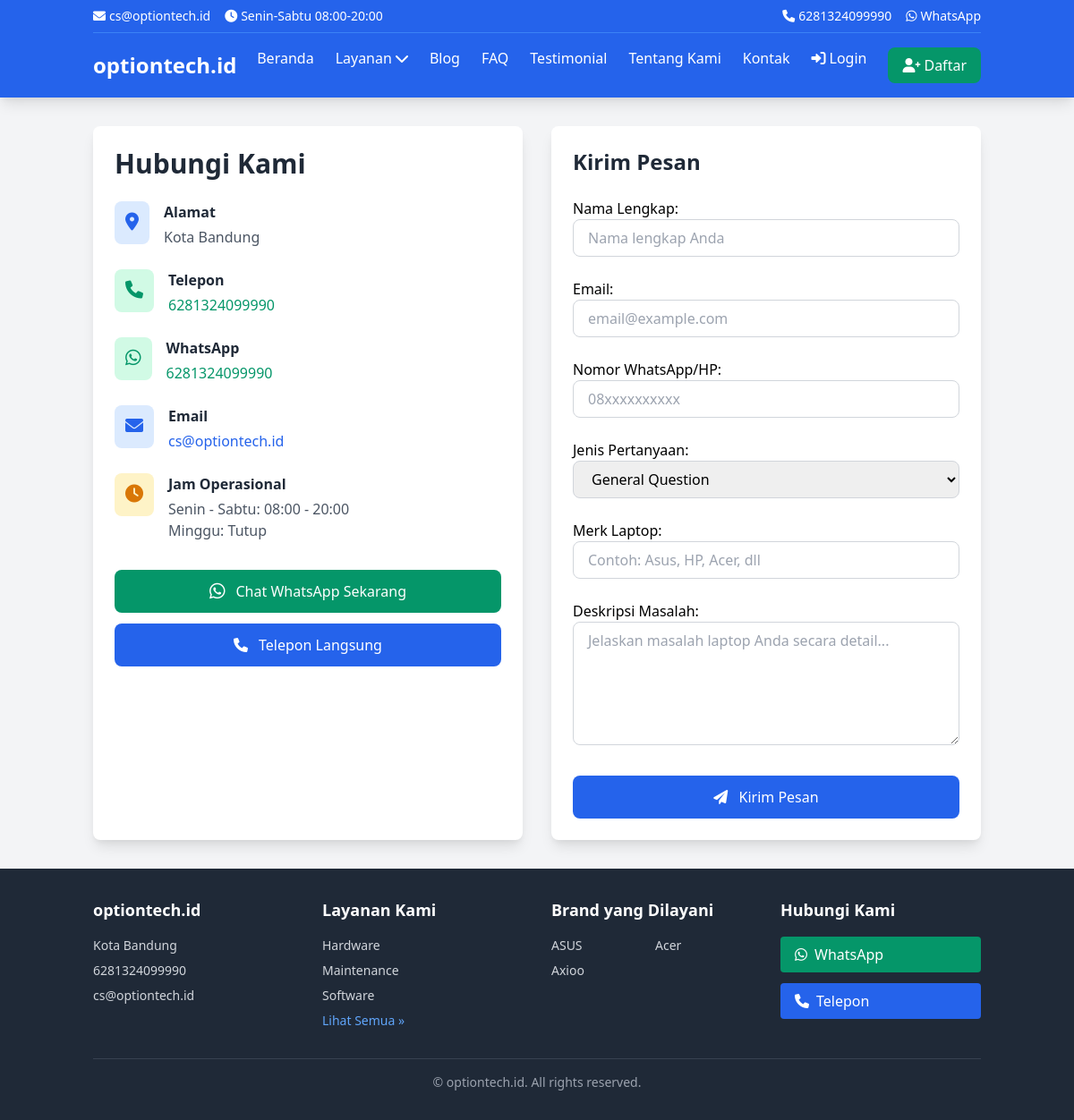
Before: /kontak/ with the older database file.
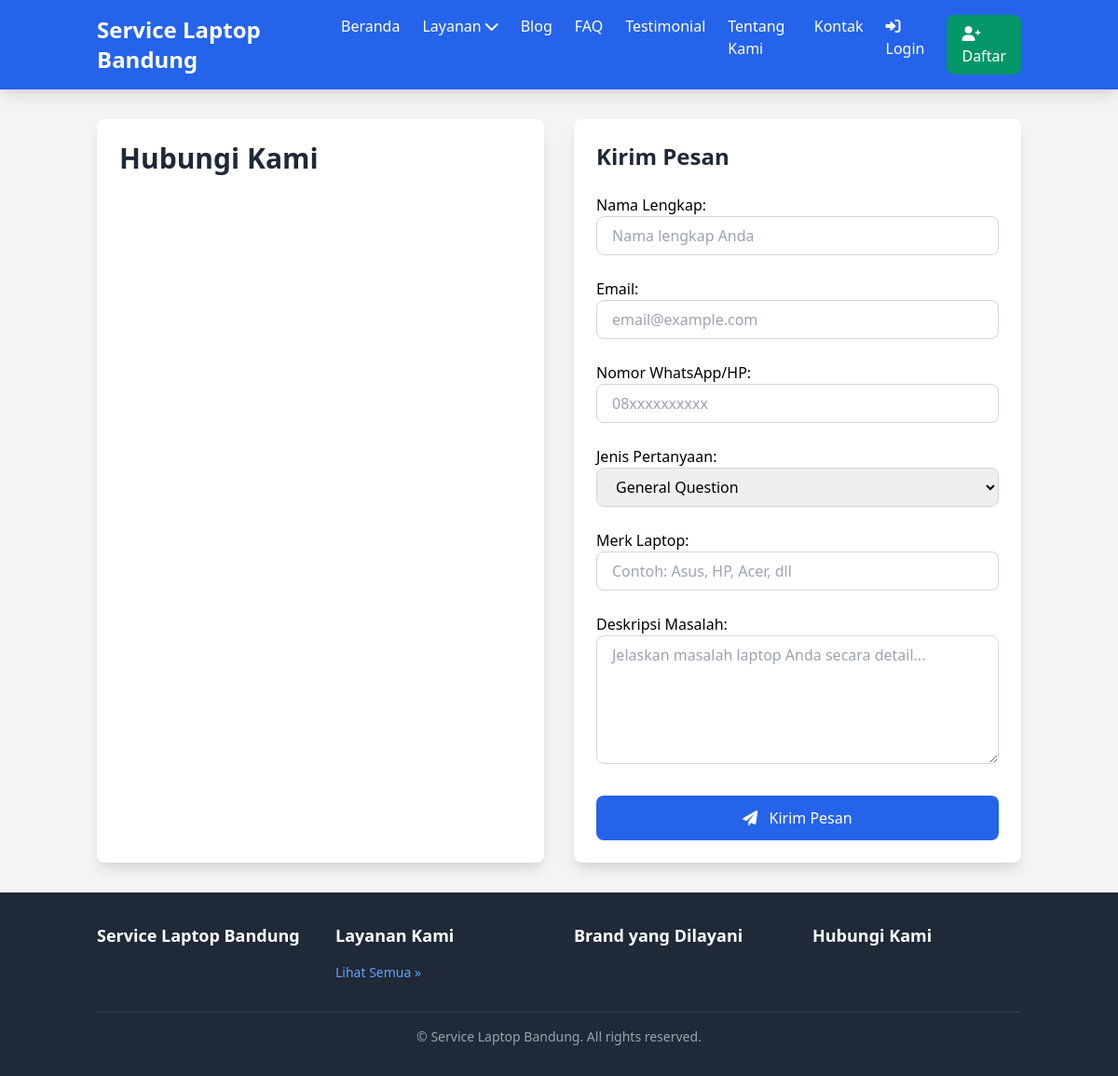
After: the same page with the newer database file.
### core/models.py (models this page shows, shortened)
class TimeStampedModel(models.Model):
    created_at = models.DateTimeField(auto_now_add=True)  # Otomatis diisi saat create
    updated_at = models.DateTimeField(auto_now=True)  # Otomatis diisi saat update
    class Meta:
        abstract = True  # Model ini tidak akan jadi tabel, hanya template

class BusinessInfo(TimeStampedModel):
    business_name = models.CharField(max_length=255)  # Nama bisnis
    address = models.TextField()  # Alamat (text panjang)
    phone = models.CharField(max_length=20)  # Nomor telepon
    email = models.EmailField()  # Email (validasi otomatis)
    whatsapp = models.CharField(max_length=20)  # WhatsApp
    class Meta:
        verbose_name = "Business Information"  # Nama di admin
        verbose_name_plural = "Business Information"  # Nama plural di admin

class LaptopBrand(TimeStampedModel):
    name = models.CharField(max_length=100)  # Nama brand
    slug = models.SlugField(unique=True)  # URL-friendly name
    logo = models.ImageField(  # Upload gambar logo
        upload_to='brands/',  # Folder penyimpanan
        blank=True,  # Boleh kosong
        null=True  # Boleh NULL di database
    )
    is_supported = models.BooleanField(default=True)  # Apakah masih didukung
    class Meta:
        ordering = ['name']  # Urutan default A-Z

### services/models.py (models this page shows, shortened)
class ServiceCategory(TimeStampedModel):
    name = models.CharField(max_length=100)
    slug = models.SlugField(unique=True, blank=True)
    description = models.TextField(blank=True)
    icon = models.CharField(max_length=255, blank=True)
    order = models.IntegerField(default=0, help_text="Urutan tampil")
    class Meta:
        ordering = ['order', 'name']
        verbose_name = "Service Category"
        verbose_name_plural = "Service Categories"

### content/views.py (the view)
# urls.py: path('kontak/', views.contact_view, name='contact'),
def contact_view(request):
    if request.method == 'POST':
        form = ContactForm(request.POST)
        if form.is_valid():
            submission = form.save()
            messages.success(request, 'Pesan Anda berhasil dikirim! Kami akan segera menghubungi Anda.')
            return JsonResponse({
                'success': True,
                'message': 'Pesan berhasil dikirim!'
            })
        else:
            return JsonResponse({
                'success': False,
                'errors': form.errors
            })
    else:
        form = ContactForm()
    context = {
        'form': form,
        'page_title': 'Kontak Kami - Service Laptop Bandung',
        'meta_description': 'Hubungi service laptop terpercaya di Bandung. Konsultasi gratis, respons cepat, layanan pickup & delivery tersedia.'
    }
    return render(request, 'content/contact.html', context)

### core/context_processors.py (called while the page is built)
def business_info(request):
    try:
        business = BusinessInfo.objects.first()
        return {'business_info': business}
    except BusinessInfo.DoesNotExist:
        return {'business_info': None}

def navigation_data(request):
    return {
        'nav_service_categories': ServiceCategory.objects.all()[:5],
        'nav_brands': LaptopBrand.objects.filter(is_supported=True)[:8]
    }

### templates/content/contact.html (shortened to what the changed rows need)
{% extends 'base.html' %}
{% load static %}
{% block content %}
<div class="grid lg:grid-cols-2 gap-8">
    <div class="bg-white rounded-lg shadow-lg p-6">
        <h1 class="text-3xl font-bold text-gray-800 mb-6">Hubungi Kami</h1>
        {% if business_info %}
        <div class="space-y-6 mb-8">
            <div class="flex items-start">
                <div class="bg-blue-100 p-3 rounded-lg mr-4">
                    <i class="fas fa-map-marker-alt text-blue-600 text-xl"></i>
                </div>
                <div>
                    <h3 class="font-semibold text-gray-800 mb-1">Alamat</h3>
                    <p class="text-gray-600">{{ business_info.address }}</p>
                </div>
            </div>
            <div class="flex items-start">
                <div class="bg-green-100 p-3 rounded-lg mr-4">
                    <i class="fas fa-phone text-green-600 text-xl"></i>
                </div>
                <div>
                    <h3 class="font-semibold text-gray-800 mb-1">Telepon</h3>
                    <a href="tel:{{ business_info.phone }}"
                       class="text-green-600 hover:underline">{{ business_info.phone }}</a>
                </div>
            </div>
            <div class="flex items-start">
                <div class="bg-green-100 p-3 rounded-lg mr-4">
                    <i class="fab fa-whatsapp text-green-600 text-xl"></i>
                </div>
                <div>
                    <h3 class="font-semibold text-gray-800 mb-1">WhatsApp</h3>
                    <a href="https://wa.me/{{ business_info.whatsapp }}"
                       target="_blank"
                       class="text-green-600 hover:underline">{{ business_info.whatsapp }}</a>
                </div>
            </div>
            <div class="flex items-start">
                <div class="bg-blue-100 p-3 rounded-lg mr-4">
                    <i class="fas fa-envelope text-blue-600 text-xl"></i>
                </div>
                <div>
                    <h3 class="font-semibold text-gray-800 mb-1">Email</h3>
                    <a href="mailto:{{ business_info.email }}"
                       class="text-blue-600 hover:underline">{{ business_info.email }}</a>
                </div>
            </div>
            <div class="flex items-start">
                <div class="bg-yellow-100 p-3 rounded-lg mr-4">
                    <i class="fas fa-clock text-yellow-600 text-xl"></i>
                </div>
                <div>
                    <h3 class="font-semibold text-gray-800 mb-1">Jam Operasional</h3>
                    <p class="text-gray-600">Senin - Sabtu: 08:00 - 20:00</p>
                    <p class="text-gray-600">Minggu: Tutup</p>
                </div>
            </div>
        </div>
        {% endif %}
        <div class="space-y-3">
            {% if business_info %}
            <a href="https://wa.me/{{ business_info.whatsapp }}"
               target="_blank"
               class="flex items-center justify-center w-full px-6 py-3 bg-green-600 text-white rounded-lg hover:bg-green-700 transition-colors">
                <i class="fab fa-whatsapp mr-3 text-xl"></i>
                Chat WhatsApp Sekarang
            </a>
            <a href="tel:{{ business_info.phone }}"
               class="flex items-center justify-center w-full px-6 py-3 bg-blue-600 text-white rounded-lg hover:bg-blue-700 transition-colors">
                <i class="fas fa-phone mr-3"></i>
                Telepon Langsung
            </a>
            {% endif %}
        </div>
    </div>
    <div class="bg-white rounded-lg shadow-lg p-6">
        <h2 class="text-2xl font-bold text-gray-800 mb-6">Kirim Pesan</h2>
    </div>
</div>
{% endblock %}

### templates/base.html (shortened to what the changed rows need)
<!DOCTYPE html>
<html lang="id">
<head>
    {% block og_image %}{% load static %}{{ request.scheme }}://{{ request.get_host }}{% static 'img/logo-og.jpg' %}{% endblock %}">
    {% load schema_tags %}
    {% load static %}
    <link href="https://cdn.jsdelivr.net/npm/tailwindcss@2.2.19/dist/tailwind.min.css" rel="stylesheet">
    <link rel="stylesheet" href="https://cdnjs.cloudflare.com/ajax/libs/font-awesome/6.0.0/css/all.min.css">
</head>
<body class="bg-gray-100 min-h-screen flex flex-col">
<header class="bg-blue-600 text-white shadow-lg">
    <div class="container mx-auto px-4">
        {% if business_info %}
            <div class="hidden md:flex justify-between items-center py-2 text-sm border-b border-blue-500">
                <div class="flex space-x-4">
                    <span><i class="fas fa-envelope mr-1"></i>{{ business_info.email }}</span>
                    <span><i class="fas fa-clock mr-1"></i>Senin-Sabtu 08:00-20:00</span>
                </div>
                <div class="flex space-x-4">
                    <a href="tel:{{ business_info.phone }}" class="hover:text-blue-200">
                        <i class="fas fa-phone mr-1"></i>{{ business_info.phone }}
                    </a>
                    <a href="https://wa.me/{{ business_info.whatsapp }}" target="_blank" class="hover:text-blue-200">
                        <i class="fab fa-whatsapp mr-1"></i>WhatsApp
                    </a>
                </div>
            </div>
        {% endif %}
        <nav class="py-4">
            <div class="flex justify-between items-center">
                <div class="flex items-center">
                    <a href="{% url 'home' %}" class="text-2xl font-bold">
                        {% if business_info %}
                            {{ business_info.business_name }}
                        {% else %}
                            Service Laptop Bandung
                        {% endif %}
                    </a>
                </div>
            </div>
        </nav>
    </div>
</header>
<main class="flex-grow container mx-auto px-4 py-8">
    {% block content %}
    {% endblock %}
</main>
<footer class="bg-gray-800 text-white mt-auto">
    <div class="container mx-auto px-4 py-8">
        <div class="grid md:grid-cols-4 gap-8">
            <div>
                <h3 class="text-lg font-semibold mb-4">
                    {% if business_info %}{{ business_info.business_name }}{% else %}Service Laptop Bandung{% endif %}
                </h3>
                {% if business_info %}
                    <p class="text-gray-300 text-sm mb-2">{{ business_info.address }}</p>
                    <p class="text-gray-300 text-sm mb-2">{{ business_info.phone }}</p>
                    <p class="text-gray-300 text-sm">{{ business_info.email }}</p>
                {% endif %}
            </div>
            <div>
                <ul class="space-y-2 text-sm">
                    {% for category in nav_service_categories %}
                        <li>
                            <a href="{% url 'services:category' category.slug %}"
                               class="text-gray-300 hover:text-white">
                                {{ category.name }}
                            </a>
                        </li>
                    {% endfor %}
                </ul>
            </div>
            <div>
                <div class="grid grid-cols-2 gap-2 text-sm">
                    {% for brand in nav_brands %}
                        <span class="text-gray-300">{{ brand.name }}</span>
                    {% endfor %}
                </div>
            </div>
            <div>
                {% if business_info %}
                    <div class="space-y-3">
                        <a href="https://wa.me/{{ business_info.whatsapp }}"
                           target="_blank"
                           class="flex items-center bg-green-600 text-white px-4 py-2 rounded hover:bg-green-700 transition-colors">
                            <i class="fab fa-whatsapp mr-2"></i>
                            WhatsApp
                        </a>
                        <a href="tel:{{ business_info.phone }}"
                           class="flex items-center bg-blue-600 text-white px-4 py-2 rounded hover:bg-blue-700 transition-colors">
                            <i class="fas fa-phone mr-2"></i>
                            Telepon
                        </a>
                    </div>
                {% endif %}
            </div>
        </div>
        <div class="border-t border-gray-700 mt-8 pt-4 text-center text-gray-400 text-sm">
            <p>&copy; {{ "now"|date:"Y" }}
                {% if business_info %}{{ business_info.business_name }}{% else %}Service Laptop Bandung{% endif %}. All
                rights reserved.</p>
        </div>
    </div>
</footer>
</body>
</html>

Changed rows visible on the page:
removed BusinessInfo: email "cs@optiontech.id", phone "6281324099990", business_name "optiontech.id", address "Kota Bandung", whatsapp "6281324099990"
removed ServiceCategory: name "Hardware"
removed ServiceCategory: name "Maintenance"
removed ServiceCategory: name "Software"
removed LaptopBrand: name "ASUS"
removed LaptopBrand: name "Acer"
removed LaptopBrand: name "Axioo"
Other visible differences:
text no longer shown: "Senin-Sabtu 08:00-20:00 WhatsApp Alamat Telepon WhatsApp Email Jam Operasional Senin - Sabtu: 08:00 - 20:00 Minggu: Tutup Chat WhatsApp Sekarang Telepon Langsung WhatsApp Telepon"
text now shown: "Service Laptop Bandung Service Laptop Bandung Service Laptop Bandung"
